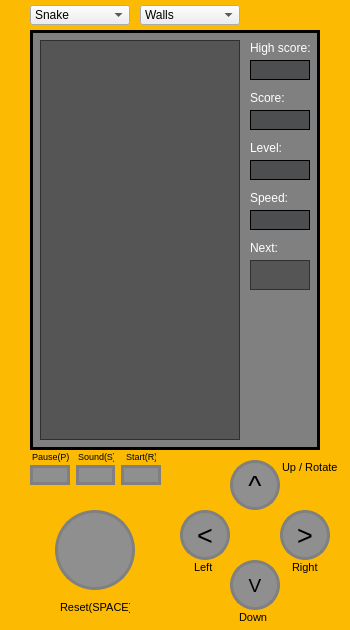
<?xml version="1.0" encoding="UTF-8"?>
<ui version="4.0">
 <class>View</class>
 <widget class="QMainWindow" name="View">
  <property name="geometry">
   <rect>
    <x>0</x>
    <y>0</y>
    <width>350</width>
    <height>630</height>
   </rect>
  </property>
  <property name="windowTitle">
   <string>BrickGame (by burshlat)</string>
  </property>
  <property name="styleSheet">
   <string notr="true">QMainWindow {
	background-color: #fcba03;
}</string>
  </property>
  <widget class="QWidget" name="centralwidget">
   <widget class="QFrame" name="frPanel">
    <property name="geometry">
     <rect>
      <x>30</x>
      <y>30</y>
      <width>290</width>
      <height>420</height>
     </rect>
    </property>
    <property name="styleSheet">
     <string notr="true">QFrame {
    background-color: gray;
    border: 3px solid black;
}</string>
    </property>
    <property name="frameShape">
     <enum>QFrame::StyledPanel</enum>
    </property>
    <property name="frameShadow">
     <enum>QFrame::Raised</enum>
    </property>
    <widget class="QGraphicsView" name="gvField">
     <property name="geometry">
      <rect>
       <x>10</x>
       <y>10</y>
       <width>200</width>
       <height>400</height>
      </rect>
     </property>
     <property name="styleSheet">
      <string notr="true">QGraphicsView {
	border: 1px solid #303030;
	background-color: #555555;
}</string>
     </property>
    </widget>
    <widget class="QLabel" name="label_9">
     <property name="geometry">
      <rect>
       <x>220</x>
       <y>60</y>
       <width>50</width>
       <height>15</height>
      </rect>
     </property>
     <property name="styleSheet">
      <string notr="true">QLabel {
	color: white;
	border: 0px;
}</string>
     </property>
     <property name="text">
      <string>Score:</string>
     </property>
    </widget>
    <widget class="QLabel" name="lbScore">
     <property name="geometry">
      <rect>
       <x>220</x>
       <y>80</y>
       <width>60</width>
       <height>20</height>
      </rect>
     </property>
     <property name="styleSheet">
      <string notr="true">QLabel {
	color: white;
	border: 1px solid black;
	background-color: #4d4e4f;
}</string>
     </property>
     <property name="text">
      <string/>
     </property>
    </widget>
    <widget class="QLabel" name="label_10">
     <property name="geometry">
      <rect>
       <x>220</x>
       <y>10</y>
       <width>60</width>
       <height>15</height>
      </rect>
     </property>
     <property name="styleSheet">
      <string notr="true">QLabel {
	color: white;
	border: 0px;
}</string>
     </property>
     <property name="text">
      <string>High score:</string>
     </property>
    </widget>
    <widget class="QLabel" name="lbHighScore">
     <property name="geometry">
      <rect>
       <x>220</x>
       <y>30</y>
       <width>60</width>
       <height>20</height>
      </rect>
     </property>
     <property name="styleSheet">
      <string notr="true">QLabel {
	color: white;
	border: 1px solid black;
	background-color: #4d4e4f;
}</string>
     </property>
     <property name="text">
      <string/>
     </property>
    </widget>
    <widget class="QLabel" name="label_11">
     <property name="geometry">
      <rect>
       <x>220</x>
       <y>110</y>
       <width>50</width>
       <height>15</height>
      </rect>
     </property>
     <property name="styleSheet">
      <string notr="true">QLabel {
	color: white;
	border: 0px;
}</string>
     </property>
     <property name="text">
      <string>Level:</string>
     </property>
    </widget>
    <widget class="QLabel" name="lbLevel">
     <property name="geometry">
      <rect>
       <x>220</x>
       <y>130</y>
       <width>60</width>
       <height>20</height>
      </rect>
     </property>
     <property name="styleSheet">
      <string notr="true">QLabel {
	color: white;
	border: 1px solid black;
	background-color: #4d4e4f;
}</string>
     </property>
     <property name="text">
      <string/>
     </property>
    </widget>
    <widget class="QLabel" name="label_12">
     <property name="geometry">
      <rect>
       <x>220</x>
       <y>210</y>
       <width>50</width>
       <height>15</height>
      </rect>
     </property>
     <property name="styleSheet">
      <string notr="true">QLabel {
	color: white;
	border: 0px;
}</string>
     </property>
     <property name="text">
      <string>Next:</string>
     </property>
    </widget>
    <widget class="QGraphicsView" name="gvNextFigure">
     <property name="geometry">
      <rect>
       <x>220</x>
       <y>230</y>
       <width>60</width>
       <height>30</height>
      </rect>
     </property>
     <property name="styleSheet">
      <string notr="true">QGraphicsView {
	border: 1px solid #303030;
	background-color: #555555;
}</string>
     </property>
    </widget>
    <widget class="QLabel" name="label_13">
     <property name="geometry">
      <rect>
       <x>220</x>
       <y>160</y>
       <width>50</width>
       <height>15</height>
      </rect>
     </property>
     <property name="styleSheet">
      <string notr="true">QLabel {
	color: white;
	border: 0px;
}</string>
     </property>
     <property name="text">
      <string>Speed:</string>
     </property>
    </widget>
    <widget class="QLabel" name="lbSpeed">
     <property name="geometry">
      <rect>
       <x>220</x>
       <y>180</y>
       <width>60</width>
       <height>20</height>
      </rect>
     </property>
     <property name="styleSheet">
      <string notr="true">QLabel {
	color: white;
	border: 1px solid black;
	background-color: #4d4e4f;
}</string>
     </property>
     <property name="text">
      <string/>
     </property>
    </widget>
   </widget>
   <widget class="QWidget" name="horizontalLayoutWidget">
    <property name="geometry">
     <rect>
      <x>30</x>
      <y>460</y>
      <width>131</width>
      <height>31</height>
     </rect>
    </property>
    <layout class="QHBoxLayout" name="horizontalLayout">
     <item>
      <widget class="QPushButton" name="btnPause">
       <property name="styleSheet">
        <string notr="true">QPushButton {
	background-color: #8F8F8F;
	border-radius: 11px;
	border: 3px solid gray;
	color: #82D625;
}

QPushButton:hover {
    border: 3px solid green;
}

QPushButton:pressed {
  background-color: white;
}</string>
       </property>
       <property name="text">
        <string/>
       </property>
      </widget>
     </item>
     <item>
      <widget class="QPushButton" name="btnSound">
       <property name="styleSheet">
        <string notr="true">QPushButton {
	background-color: #8F8F8F;
	border-radius: 11px;
	border: 3px solid gray;
	color: #82D625;
}

QPushButton:hover {
    border: 3px solid green;
}

QPushButton:pressed {
  background-color: white;
}</string>
       </property>
       <property name="text">
        <string/>
       </property>
      </widget>
     </item>
     <item>
      <widget class="QPushButton" name="btnStart">
       <property name="styleSheet">
        <string notr="true">QPushButton {
	background-color: #8F8F8F;
	border-radius: 11px;
	border: 3px solid gray;
	color: #82D625;
}

QPushButton:hover {
    border: 3px solid red;
}

QPushButton:pressed {
  background-color: white;
}</string>
       </property>
       <property name="text">
        <string/>
       </property>
      </widget>
     </item>
    </layout>
   </widget>
   <widget class="QPushButton" name="btnUp">
    <property name="geometry">
     <rect>
      <x>230</x>
      <y>460</y>
      <width>50</width>
      <height>50</height>
     </rect>
    </property>
    <property name="font">
     <font>
      <pointsize>21</pointsize>
      <bold>false</bold>
     </font>
    </property>
    <property name="styleSheet">
     <string notr="true">QPushButton {
	border: 3px solid gray;
    border-radius: 25px;
    background-color: #4CAF50;
    background-color: #8F8F8F;
}

QPushButton:hover {
    border: 3px solid blue;
}

QPushButton:pressed {
  background-color: white;
}</string>
    </property>
    <property name="text">
     <string>^</string>
    </property>
   </widget>
   <widget class="QPushButton" name="btnRight">
    <property name="geometry">
     <rect>
      <x>280</x>
      <y>510</y>
      <width>50</width>
      <height>50</height>
     </rect>
    </property>
    <property name="font">
     <font>
      <pointsize>20</pointsize>
      <bold>false</bold>
     </font>
    </property>
    <property name="styleSheet">
     <string notr="true">QPushButton {
	border: 3px solid gray;
    border-radius: 25px;
    background-color: #4CAF50;
    background-color: #8F8F8F;
}

QPushButton:hover {
    border: 3px solid blue;
}

QPushButton:pressed {
  background-color: white;
}</string>
    </property>
    <property name="text">
     <string>&gt;</string>
    </property>
   </widget>
   <widget class="QPushButton" name="btnDown">
    <property name="geometry">
     <rect>
      <x>230</x>
      <y>560</y>
      <width>50</width>
      <height>50</height>
     </rect>
    </property>
    <property name="font">
     <font>
      <pointsize>14</pointsize>
      <bold>false</bold>
     </font>
    </property>
    <property name="styleSheet">
     <string notr="true">QPushButton {
	border: 3px solid gray;
    border-radius: 25px;
    background-color: #4CAF50;
    background-color: #8F8F8F;
}

QPushButton:hover {
    border: 3px solid blue;
}

QPushButton:pressed {
  background-color: white;
}</string>
    </property>
    <property name="text">
     <string>V</string>
    </property>
   </widget>
   <widget class="QPushButton" name="btnLeft">
    <property name="geometry">
     <rect>
      <x>180</x>
      <y>510</y>
      <width>50</width>
      <height>50</height>
     </rect>
    </property>
    <property name="font">
     <font>
      <pointsize>20</pointsize>
      <bold>false</bold>
     </font>
    </property>
    <property name="styleSheet">
     <string notr="true">QPushButton {
	border: 3px solid gray;
    border-radius: 25px;
    background-color: #4CAF50;
    background-color: #8F8F8F;
}

QPushButton:hover {
    border: 3px solid blue;
}

QPushButton:pressed {
  background-color: white;
}</string>
    </property>
    <property name="text">
     <string>&lt;</string>
    </property>
   </widget>
   <widget class="QPushButton" name="btnReset">
    <property name="geometry">
     <rect>
      <x>55</x>
      <y>510</y>
      <width>80</width>
      <height>80</height>
     </rect>
    </property>
    <property name="styleSheet">
     <string notr="true">QPushButton {
	border: 3px solid gray;
    border-radius: 40px;
    background-color: #4CAF50;
    background-color: #8F8F8F;
}

QPushButton:hover {
    border: 3px solid blue;
}

QPushButton:pressed {
  background-color: white;
}</string>
    </property>
    <property name="text">
     <string/>
    </property>
   </widget>
   <widget class="QLabel" name="label">
    <property name="geometry">
     <rect>
      <x>126</x>
      <y>449</y>
      <width>30</width>
      <height>15</height>
     </rect>
    </property>
    <property name="font">
     <font>
      <pointsize>7</pointsize>
     </font>
    </property>
    <property name="text">
     <string>Start(R)</string>
    </property>
   </widget>
   <widget class="QLabel" name="label_2">
    <property name="geometry">
     <rect>
      <x>32</x>
      <y>449</y>
      <width>40</width>
      <height>15</height>
     </rect>
    </property>
    <property name="font">
     <font>
      <pointsize>7</pointsize>
     </font>
    </property>
    <property name="text">
     <string>Pause(P)</string>
    </property>
   </widget>
   <widget class="QLabel" name="label_3">
    <property name="geometry">
     <rect>
      <x>78</x>
      <y>449</y>
      <width>36</width>
      <height>15</height>
     </rect>
    </property>
    <property name="font">
     <font>
      <pointsize>7</pointsize>
     </font>
    </property>
    <property name="text">
     <string>Sound(S)</string>
    </property>
   </widget>
   <widget class="QLabel" name="label_4">
    <property name="geometry">
     <rect>
      <x>60</x>
      <y>600</y>
      <width>70</width>
      <height>15</height>
     </rect>
    </property>
    <property name="font">
     <font>
      <pointsize>8</pointsize>
     </font>
    </property>
    <property name="text">
     <string>Reset(SPACE)</string>
    </property>
   </widget>
   <widget class="QLabel" name="label_5">
    <property name="geometry">
     <rect>
      <x>194</x>
      <y>560</y>
      <width>20</width>
      <height>15</height>
     </rect>
    </property>
    <property name="font">
     <font>
      <pointsize>8</pointsize>
     </font>
    </property>
    <property name="text">
     <string>Left</string>
    </property>
   </widget>
   <widget class="QLabel" name="label_6">
    <property name="geometry">
     <rect>
      <x>292</x>
      <y>560</y>
      <width>30</width>
      <height>15</height>
     </rect>
    </property>
    <property name="font">
     <font>
      <pointsize>8</pointsize>
     </font>
    </property>
    <property name="text">
     <string>Right</string>
    </property>
   </widget>
   <widget class="QLabel" name="label_7">
    <property name="geometry">
     <rect>
      <x>239</x>
      <y>610</y>
      <width>30</width>
      <height>15</height>
     </rect>
    </property>
    <property name="font">
     <font>
      <pointsize>8</pointsize>
     </font>
    </property>
    <property name="text">
     <string>Down</string>
    </property>
   </widget>
   <widget class="QLabel" name="label_8">
    <property name="geometry">
     <rect>
      <x>282</x>
      <y>460</y>
      <width>65</width>
      <height>15</height>
     </rect>
    </property>
    <property name="font">
     <font>
      <pointsize>8</pointsize>
     </font>
    </property>
    <property name="text">
     <string>Up / Rotate</string>
    </property>
   </widget>
   <widget class="QComboBox" name="cbGame">
    <property name="geometry">
     <rect>
      <x>30</x>
      <y>5</y>
      <width>100</width>
      <height>20</height>
     </rect>
    </property>
    <item>
     <property name="text">
      <string>Snake</string>
     </property>
    </item>
    <item>
     <property name="text">
      <string>Tetris</string>
     </property>
    </item>
   </widget>
   <widget class="QComboBox" name="cbWalls">
    <property name="geometry">
     <rect>
      <x>140</x>
      <y>5</y>
      <width>100</width>
      <height>20</height>
     </rect>
    </property>
    <item>
     <property name="text">
      <string>Walls</string>
     </property>
    </item>
    <item>
     <property name="text">
      <string>No walls</string>
     </property>
    </item>
   </widget>
  </widget>
 </widget>
 <resources/>
 <connections/>
</ui>
